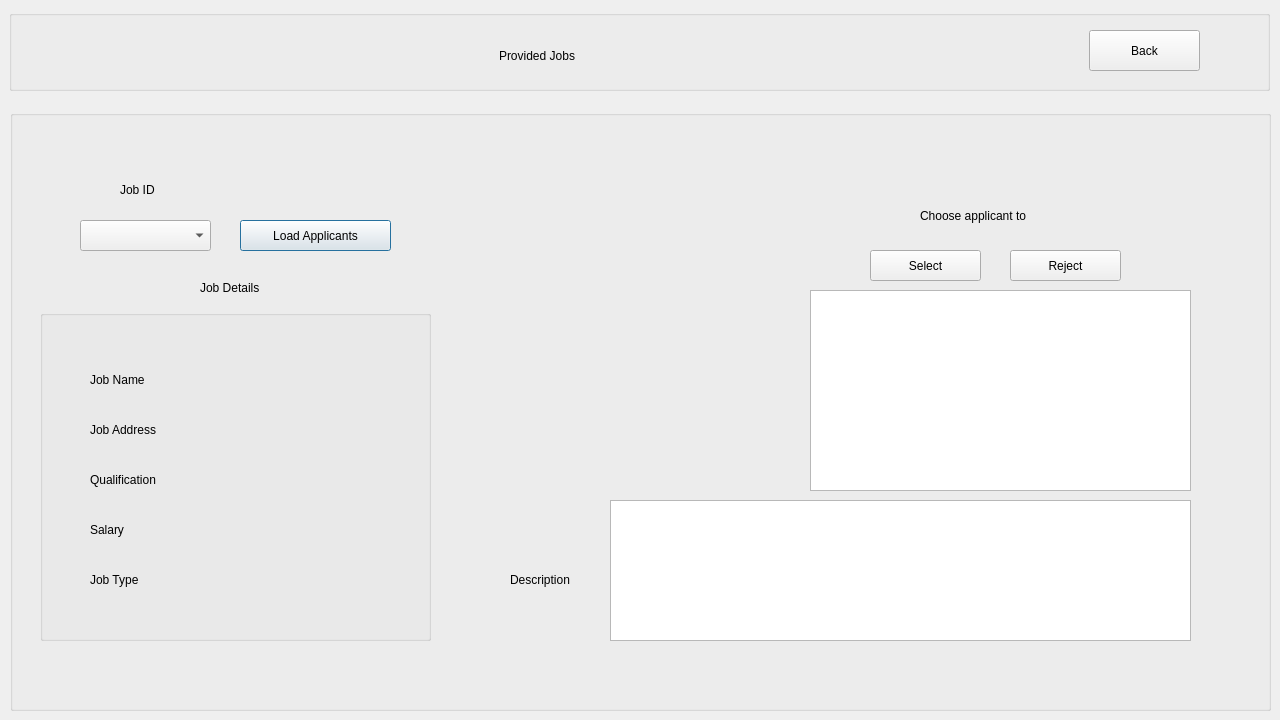
<?xml version="1.0" encoding="UTF-8"?>
<ui version="4.0">
 <class>vprovidejob</class>
 <widget class="QDialog" name="vprovidejob">
  <property name="geometry">
   <rect>
    <x>0</x>
    <y>0</y>
    <width>1280</width>
    <height>720</height>
   </rect>
  </property>
  <property name="windowTitle">
   <string>Dialog</string>
  </property>
  <widget class="QGroupBox" name="groupBox_pv">
   <property name="geometry">
    <rect>
     <x>10</x>
     <y>110</y>
     <width>1261</width>
     <height>601</height>
    </rect>
   </property>
   <property name="title">
    <string/>
   </property>
   <widget class="QLabel" name="label_2">
    <property name="geometry">
     <rect>
      <x>190</x>
      <y>170</y>
      <width>201</width>
      <height>16</height>
     </rect>
    </property>
    <property name="text">
     <string>Job Details</string>
    </property>
   </widget>
   <widget class="QComboBox" name="comboBox">
    <property name="geometry">
     <rect>
      <x>70</x>
      <y>110</y>
      <width>131</width>
      <height>31</height>
     </rect>
    </property>
   </widget>
   <widget class="QLabel" name="label_JobId">
    <property name="geometry">
     <rect>
      <x>110</x>
      <y>70</y>
      <width>181</width>
      <height>20</height>
     </rect>
    </property>
    <property name="text">
     <string>Job ID</string>
    </property>
   </widget>
   <widget class="QListView" name="listView_applicants">
    <property name="geometry">
     <rect>
      <x>800</x>
      <y>180</y>
      <width>381</width>
      <height>201</height>
     </rect>
    </property>
   </widget>
   <widget class="QPushButton" name="pushButton">
    <property name="geometry">
     <rect>
      <x>230</x>
      <y>110</y>
      <width>151</width>
      <height>31</height>
     </rect>
    </property>
    <property name="text">
     <string>Load Applicants</string>
    </property>
   </widget>
   <widget class="QGroupBox" name="groupBox_jd">
    <property name="geometry">
     <rect>
      <x>30</x>
      <y>200</y>
      <width>391</width>
      <height>331</height>
     </rect>
    </property>
    <property name="title">
     <string/>
    </property>
    <widget class="QLabel" name="label_jobt">
     <property name="geometry">
      <rect>
       <x>50</x>
       <y>260</y>
       <width>111</width>
       <height>20</height>
      </rect>
     </property>
     <property name="text">
      <string>Job Type</string>
     </property>
    </widget>
    <widget class="QLabel" name="label_ja">
     <property name="geometry">
      <rect>
       <x>50</x>
       <y>110</y>
       <width>131</width>
       <height>20</height>
      </rect>
     </property>
     <property name="text">
      <string>Job Address</string>
     </property>
    </widget>
    <widget class="QLabel" name="label_jn">
     <property name="geometry">
      <rect>
       <x>50</x>
       <y>60</y>
       <width>131</width>
       <height>20</height>
      </rect>
     </property>
     <property name="text">
      <string>Job Name</string>
     </property>
    </widget>
    <widget class="QLabel" name="label_qf">
     <property name="geometry">
      <rect>
       <x>50</x>
       <y>160</y>
       <width>131</width>
       <height>20</height>
      </rect>
     </property>
     <property name="text">
      <string>Qualification</string>
     </property>
    </widget>
    <widget class="QLabel" name="label_sal">
     <property name="geometry">
      <rect>
       <x>50</x>
       <y>210</y>
       <width>111</width>
       <height>20</height>
      </rect>
     </property>
     <property name="text">
      <string>Salary</string>
     </property>
    </widget>
    <widget class="QLabel" name="label_salary">
     <property name="geometry">
      <rect>
       <x>190</x>
       <y>210</y>
       <width>201</width>
       <height>20</height>
      </rect>
     </property>
     <property name="text">
      <string/>
     </property>
    </widget>
    <widget class="QLabel" name="label_jobaddress">
     <property name="geometry">
      <rect>
       <x>190</x>
       <y>110</y>
       <width>201</width>
       <height>20</height>
      </rect>
     </property>
     <property name="text">
      <string/>
     </property>
    </widget>
    <widget class="QLabel" name="label_jobtype">
     <property name="geometry">
      <rect>
       <x>190</x>
       <y>260</y>
       <width>201</width>
       <height>20</height>
      </rect>
     </property>
     <property name="text">
      <string/>
     </property>
    </widget>
    <widget class="QLabel" name="label_qualification">
     <property name="geometry">
      <rect>
       <x>190</x>
       <y>160</y>
       <width>201</width>
       <height>20</height>
      </rect>
     </property>
     <property name="text">
      <string/>
     </property>
    </widget>
    <widget class="QLabel" name="label_jobname">
     <property name="geometry">
      <rect>
       <x>190</x>
       <y>60</y>
       <width>201</width>
       <height>20</height>
      </rect>
     </property>
     <property name="text">
      <string/>
     </property>
    </widget>
   </widget>
   <widget class="QPushButton" name="pushButton_accept">
    <property name="geometry">
     <rect>
      <x>860</x>
      <y>140</y>
      <width>111</width>
      <height>31</height>
     </rect>
    </property>
    <property name="text">
     <string>Select</string>
    </property>
   </widget>
   <widget class="QPushButton" name="pushButton_decline">
    <property name="geometry">
     <rect>
      <x>1000</x>
      <y>140</y>
      <width>111</width>
      <height>31</height>
     </rect>
    </property>
    <property name="text">
     <string>Reject</string>
    </property>
   </widget>
   <widget class="QLabel" name="label_3">
    <property name="geometry">
     <rect>
      <x>910</x>
      <y>90</y>
      <width>271</width>
      <height>31</height>
     </rect>
    </property>
    <property name="text">
     <string>Choose applicant to</string>
    </property>
   </widget>
   <widget class="QLabel" name="label_4">
    <property name="geometry">
     <rect>
      <x>500</x>
      <y>460</y>
      <width>131</width>
      <height>20</height>
     </rect>
    </property>
    <property name="text">
     <string>Description</string>
    </property>
   </widget>
   <widget class="QTextBrowser" name="textBrowser">
    <property name="geometry">
     <rect>
      <x>600</x>
      <y>390</y>
      <width>581</width>
      <height>141</height>
     </rect>
    </property>
   </widget>
  </widget>
  <widget class="QGroupBox" name="groupBox_6">
   <property name="geometry">
    <rect>
     <x>9</x>
     <y>10</y>
     <width>1261</width>
     <height>81</height>
    </rect>
   </property>
   <property name="title">
    <string/>
   </property>
   <widget class="QPushButton" name="pushButton_back">
    <property name="geometry">
     <rect>
      <x>1080</x>
      <y>20</y>
      <width>111</width>
      <height>41</height>
     </rect>
    </property>
    <property name="text">
     <string>Back</string>
    </property>
   </widget>
   <widget class="QLabel" name="label_off">
    <property name="geometry">
     <rect>
      <x>330</x>
      <y>10</y>
      <width>141</width>
      <height>61</height>
     </rect>
    </property>
    <property name="text">
     <string/>
    </property>
   </widget>
   <widget class="QLabel" name="label_sjoblist">
    <property name="geometry">
     <rect>
      <x>490</x>
      <y>20</y>
      <width>361</width>
      <height>51</height>
     </rect>
    </property>
    <property name="text">
     <string>Provided Jobs</string>
    </property>
   </widget>
  </widget>
 </widget>
 <resources/>
 <connections/>
</ui>
